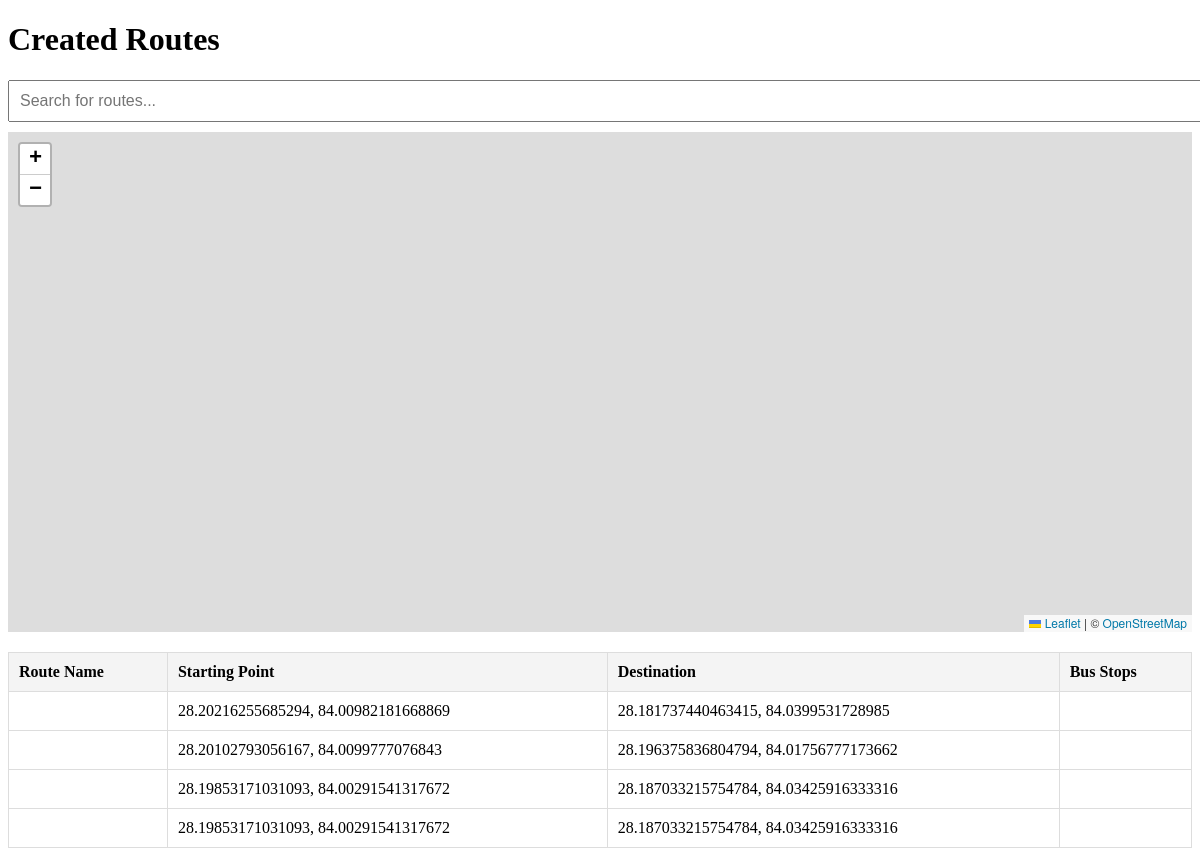
The app's page /route_manager/routes/, older data.
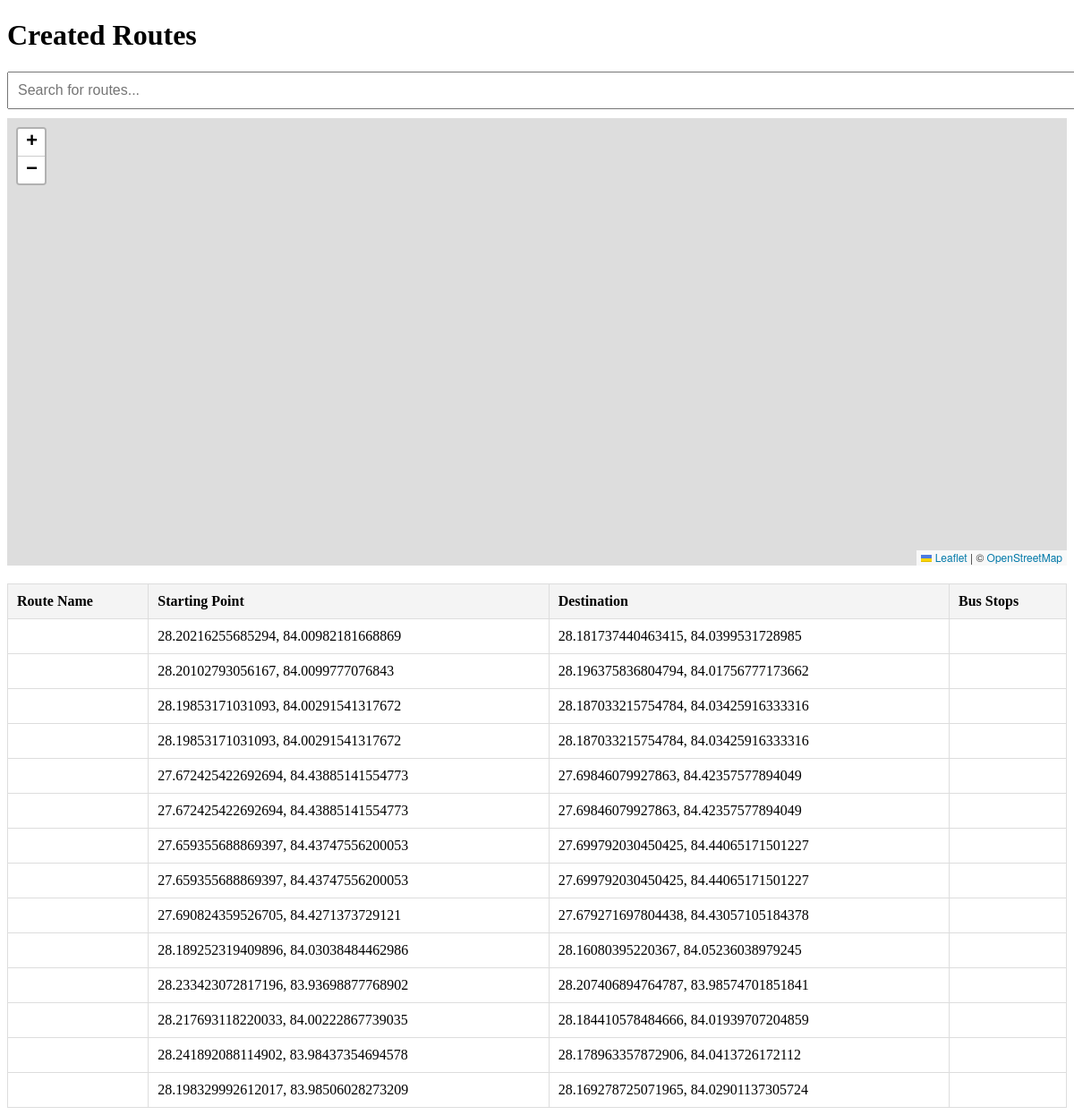
The same page, newer data.
### route_manager/models.py (models this page shows, shortened)
class Route(models.Model):
    route_name = models.CharField(max_length=255)
    starting_point = models.CharField(max_length=255)
    destination = models.CharField(max_length=255)
    route_data = models.TextField()

### route_manager/views.py (the view)
# urls.py: path('routes/', views.route_list, name='route_list'),  # Added route list
def route_list(request):
    routes = Route.objects.all()
    bus_stops = BusStop.objects.all()
    return render(request, 'route_manager/routelist.html', {
        'routes': routes,
        'bus_stops': bus_stops,
    })

### route_manager/templates/route_manager/routelist.html (shortened to what this page needs)
<!DOCTYPE html>
<html lang="en">
<head>
    <link rel="stylesheet" href="https://unpkg.com/leaflet@1.7.1/dist/leaflet.css" />
</head>
<body>
<h1>Created Routes</h1>
<input type="text" id="searchBox" placeholder="Search for routes..." onkeyup="filterRoutes()">
<div id="map"></div>
<table id="routeTable">
    <thead>
        <tr>
            <th>Route Name</th>
            <th>Starting Point</th>
            <th>Destination</th>
            <th>Bus Stops</th>
        </tr>
    </thead>
    <tbody>
        {% for route in routes %}
        <tr id="route-{{ route.id }}" onclick="showBusStops({{ route.id }})">
            <td>{{ route.name }}</td>
            <td>{{ route.starting_point }}</td>
            <td>{{ route.destination }}</td>
            <td>
            </td>
        </tr>
        {% empty %}
        <tr>
            <td colspan="4">No routes created yet.</td>
        </tr>
        {% endfor %}
    </tbody>
</table>
<link rel="stylesheet" href="https://unpkg.com/leaflet-routing-machine/dist/leaflet-routing-machine.css" />
</body>
</html>

### route_manager/templates/route_manager/routelist.html (style rules this page uses)
table { width: 100%; border-collapse: collapse; }
th, td { padding: 10px; border: 1px solid #ddd; text-align: left; }
th { background-color: #f4f4f4; }
#map { height: 500px; width: 100%; margin-bottom: 20px; }
#searchBox { width: 100%; padding: 10px; margin-bottom: 10px; font-size: 16px; }

Row changes from the older to the newer data that the page shows:
added Route: starting_point "27.672425422692694, 84.43885141554773", destination "27.69846079927863, 84.42357577894049"
added Route: starting_point "27.672425422692694, 84.43885141554773", destination "27.69846079927863, 84.42357577894049"
added Route: starting_point "27.659355688869397, 84.43747556200053", destination "27.699792030450425, 84.44065171501227"
added Route: starting_point "27.659355688869397, 84.43747556200053", destination "27.699792030450425, 84.44065171501227"
added Route: starting_point "27.690824359526705, 84.4271373729121", destination "27.679271697804438, 84.43057105184378"
added Route: starting_point "28.189252319409896, 84.03038484462986", destination "28.16080395220367, 84.05236038979245"
added Route: starting_point "28.233423072817196, 83.93698877768902", destination "28.207406894764787, 83.98574701851841"
added Route: starting_point "28.217693118220033, 84.00222867739035", destination "28.184410578484666, 84.01939707204859"
added Route: starting_point "28.241892088114902, 83.98437354694578", destination "28.178963357872906, 84.0413726172112"
added Route: starting_point "28.198329992612017, 83.98506028273209", destination "28.169278725071965, 84.02901137305724"
